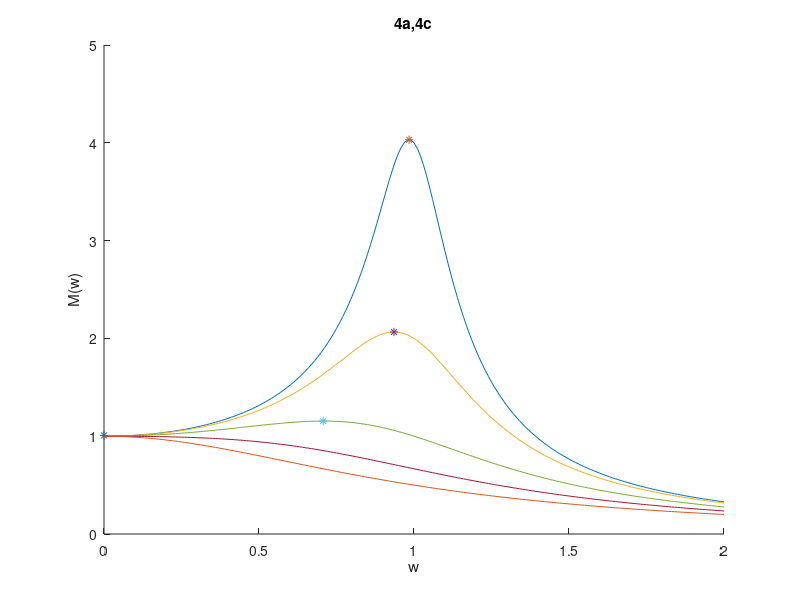

MATLAB code for this plot:
clear
m=1;
k=1;
w_0=1;
d1=0.25;
d2=0.5;
d3=1;
d4=1.5;
d5=2; 
wval=0:0.01:2;
wd=@(d) sqrt((k/m)-((d.^2)/(2*m.^2)));
hold on
M=@(w) 1./(sqrt((m.^2).*(((w_0.^2)-w.^2).^2)+(d1.^2).*(w.^2)));
plot(wval,M(wval));
plot(wd(d1),M(wd(d1)),'*');
M=@(w) 1./(sqrt((m.^2).*(((w_0.^2)-w.^2).^2)+(d2.^2).*(w.^2)));
plot(wval,M(wval));
plot(wd(d2),M(wd(d2)),'*');
M=@(w) 1./(sqrt((m.^2).*(((w_0.^2)-w.^2).^2)+(d3.^2).*(w.^2)));
plot(wval,M(wval));
plot(wd(d3),M(wd(d3)),'*');
M=@(w) 1./(sqrt((m.^2).*(((w_0.^2)-w.^2).^2)+(d4.^2).*(w.^2)));
plot(wval,M(wval));
plot(wd(d4),M(wd(d4)),'*');
M=@(w) 1./(sqrt((m.^2).*(((w_0.^2)-w.^2).^2)+(d5.^2).*(w.^2)));
plot(wval,M(wval));
plot(wd(d5),M(wd(d5)),'*');
title('4a,4c');
xlabel('w');
ylabel('M(w)');
hold off